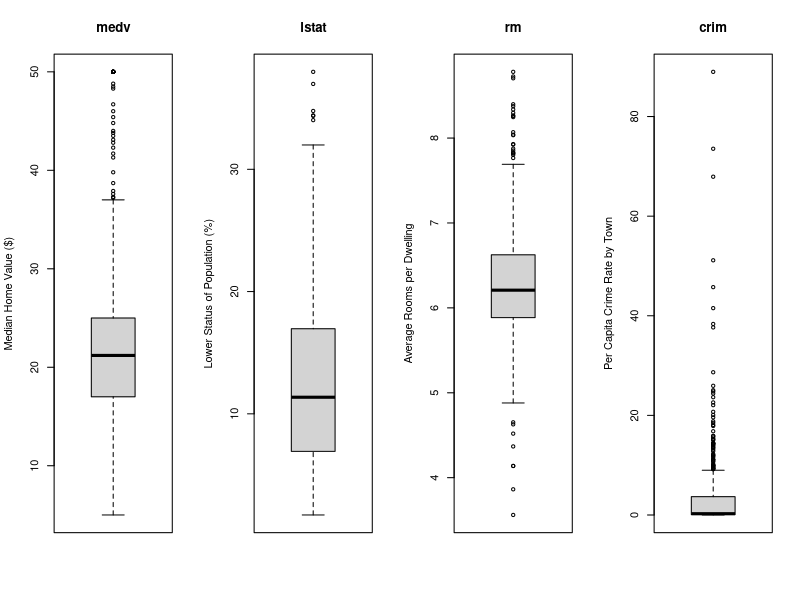
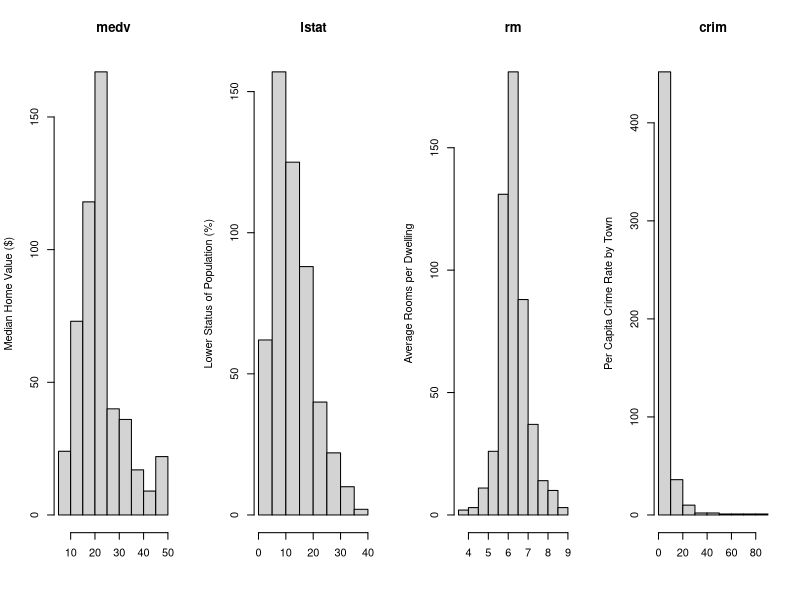
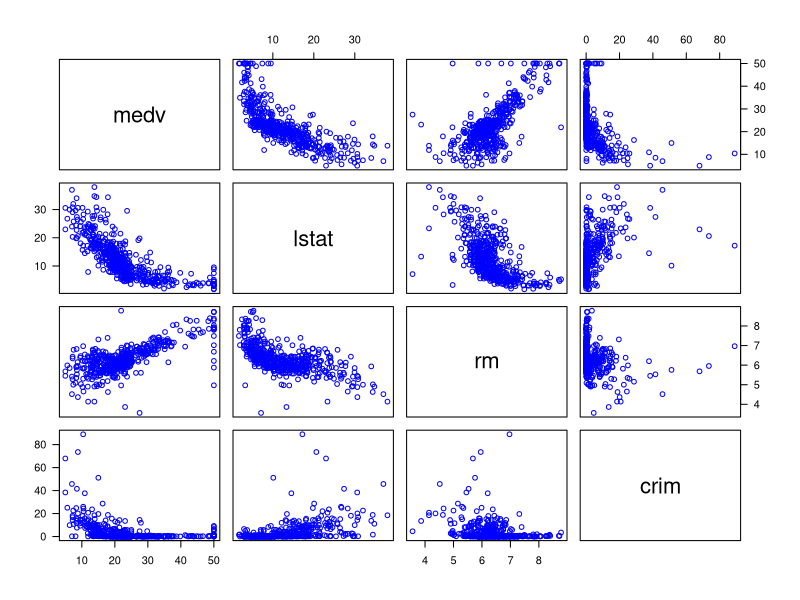
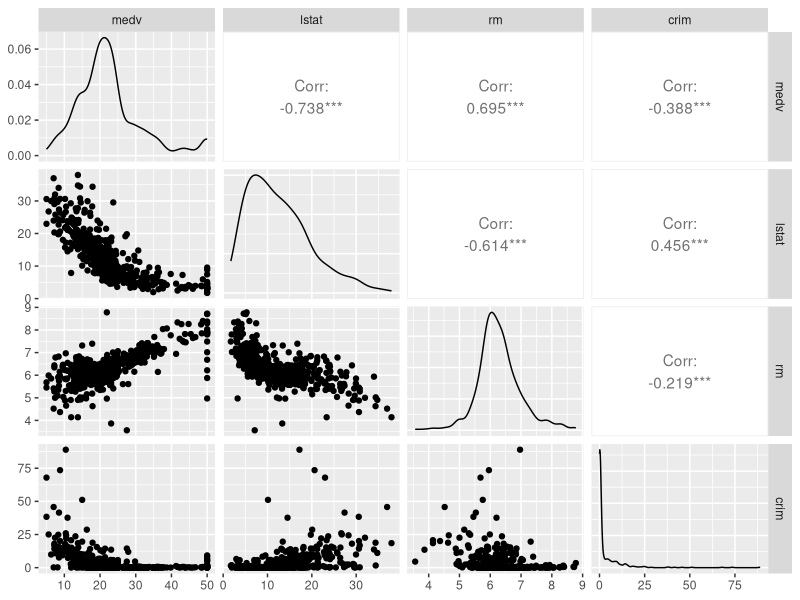
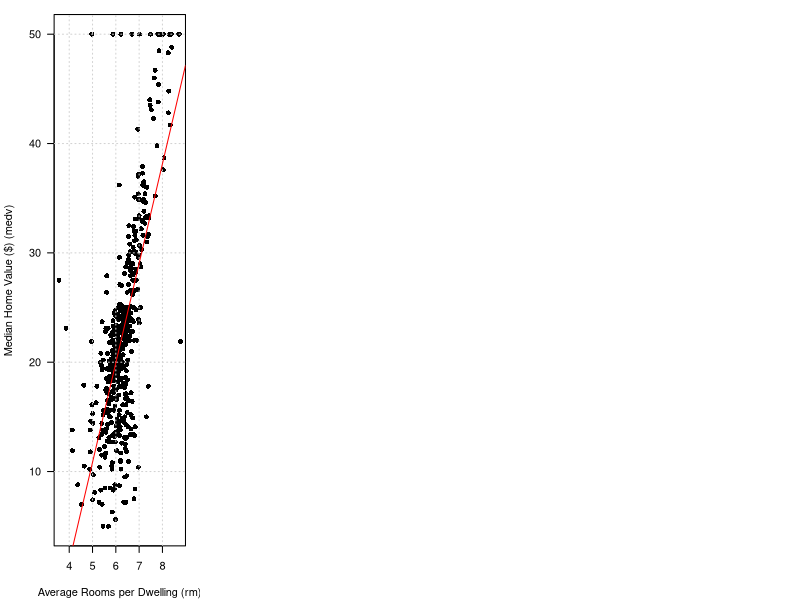

Write the R code that produced these figures, in order.
## ---- chunk 1
knitr::opts_chunk$set(echo = TRUE)
## ---- chunk 2
library(MASS)
data(Boston)
## ---- chunk 3
vars <- c("medv", "lstat", "rm", "crim")
data <- Boston[, vars]
## ---- chunk 4
summary(data)
## ---- chunk 5
par(mfrow = c(1, 4))
boxplot(data$medv, main = 'medv', ylab = 'Median Home Value ($)')
boxplot(data$lstat, main = 'lstat', ylab = 'Lower Status of Population (%)')
boxplot(data$rm, main = 'rm', ylab = 'Average Rooms per Dwelling')
boxplot(data$crim, main = 'crim', ylab = 'Per Capita Crime Rate by Town')
## ---- chunk 6
par(mfrow = c(1, 4))
hist(data$medv, main = 'medv', xlab = '', ylab = 'Median Home Value ($)')
hist(data$lstat, main = 'lstat', xlab = '', ylab = 'Lower Status of Population (%)')
hist(data$rm, main = 'rm', xlab = '', ylab = 'Average Rooms per Dwelling')
hist(data$crim, main = 'crim', xlab = '', ylab = 'Per Capita Crime Rate by Town')
## ---- chunk 7
pairs(data, cex = 0.95, col = "blue", las = 1)
library(ggplot2)
library(GGally)
ggpairs(data)
## ---- chunk 8
# Simple Linear Regression Using mdev as the Response and rm as the Predictor
slr <- lm(medv ~ rm, data = data) # This will be the reduce model for the F-test
summary(slr)
## ---- chunk 9
y <- data$medv; x <- data$rm
y_diff <- y - mean(y)
x_diff <- x - mean(x)
beta_1 <- sum(y_diff * x_diff) / sum((x_diff)^2)
beta_1

beta_0 <- mean(y) - mean(x) * beta_1
beta_0

par(las = 1, mar = c(4.1, 4.1, 1.1, 1.1))
plot(x, y, pch = 16, xlab = "Average Rooms per Dwelling (rm)", ylab = "Median Home Value ($) (medv)")
grid()
abline(a = beta_0, b = beta_1, col = "red")
## ---- chunk 10
mlr <- lm(medv ~ ., data = data) # This will be the full model for the F-test
summary(mlr)
## ---- chunk 11
anova(slr, mlr)
